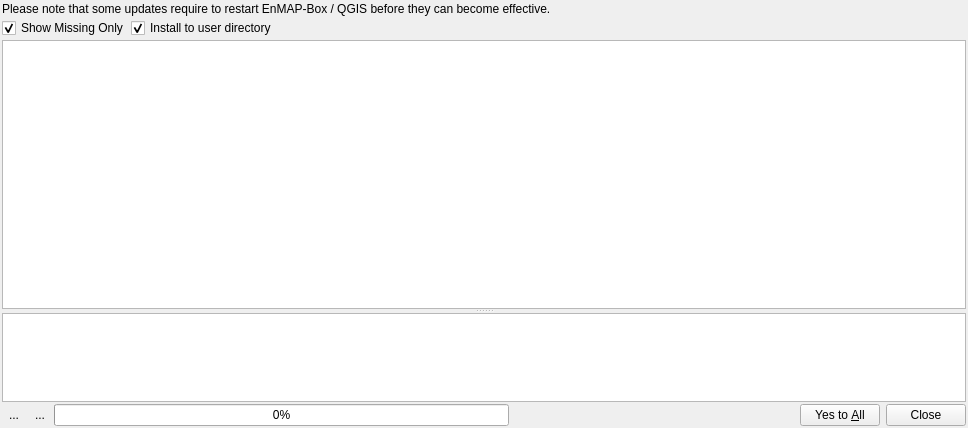
<?xml version="1.0" encoding="UTF-8"?>
<ui version="4.0">
 <class>PIPPackageInstallerWidget</class>
 <widget class="QWidget" name="PIPPackageInstallerWidget">
  <property name="geometry">
   <rect>
    <x>0</x>
    <y>0</y>
    <width>968</width>
    <height>428</height>
   </rect>
  </property>
  <property name="windowTitle">
   <string>PIP Package Installer</string>
  </property>
  <layout class="QVBoxLayout" name="verticalLayout">
   <property name="spacing">
    <number>2</number>
   </property>
   <property name="leftMargin">
    <number>2</number>
   </property>
   <property name="topMargin">
    <number>2</number>
   </property>
   <property name="rightMargin">
    <number>2</number>
   </property>
   <property name="bottomMargin">
    <number>2</number>
   </property>
   <item>
    <widget class="QLabel" name="label">
     <property name="text">
      <string>Please note that some updates require to restart EnMAP-Box / QGIS before they can become effective.</string>
     </property>
    </widget>
   </item>
   <item>
    <layout class="QHBoxLayout" name="horizontalLayout">
     <property name="spacing">
      <number>2</number>
     </property>
     <property name="topMargin">
      <number>0</number>
     </property>
     <item>
      <widget class="QCheckBox" name="cbMissingOnly">
       <property name="text">
        <string>Show Missing Only</string>
       </property>
       <property name="checked">
        <bool>true</bool>
       </property>
      </widget>
     </item>
     <item>
      <widget class="QCheckBox" name="cbUser">
       <property name="enabled">
        <bool>true</bool>
       </property>
       <property name="text">
        <string>Install to user directory</string>
       </property>
       <property name="checked">
        <bool>true</bool>
       </property>
      </widget>
     </item>
     <item>
      <spacer name="horizontalSpacer">
       <property name="orientation">
        <enum>Qt::Orientation::Horizontal</enum>
       </property>
       <property name="sizeHint" stdset="0">
        <size>
         <width>40</width>
         <height>20</height>
        </size>
       </property>
      </spacer>
     </item>
    </layout>
   </item>
   <item>
    <widget class="QSplitter" name="splitter">
     <property name="orientation">
      <enum>Qt::Orientation::Vertical</enum>
     </property>
     <widget class="PIPPackageInstallerTableView" name="tableView">
      <property name="sizePolicy">
       <sizepolicy hsizetype="Expanding" vsizetype="Preferred">
        <horstretch>0</horstretch>
        <verstretch>3</verstretch>
       </sizepolicy>
      </property>
      <property name="selectionBehavior">
       <enum>QAbstractItemView::SelectionBehavior::SelectRows</enum>
      </property>
      <property name="wordWrap">
       <bool>false</bool>
      </property>
      <attribute name="horizontalHeaderStretchLastSection">
       <bool>true</bool>
      </attribute>
      <attribute name="verticalHeaderVisible">
       <bool>false</bool>
      </attribute>
     </widget>
     <widget class="QTextBrowser" name="textBrowser">
      <property name="sizePolicy">
       <sizepolicy hsizetype="Expanding" vsizetype="Preferred">
        <horstretch>0</horstretch>
        <verstretch>1</verstretch>
       </sizepolicy>
      </property>
      <property name="openExternalLinks">
       <bool>true</bool>
      </property>
     </widget>
    </widget>
   </item>
   <item>
    <layout class="QHBoxLayout" name="horizontalLayout_2">
     <property name="spacing">
      <number>2</number>
     </property>
     <property name="topMargin">
      <number>0</number>
     </property>
     <item>
      <widget class="QToolButton" name="btnClearConsole">
       <property name="text">
        <string>...</string>
       </property>
       <property name="icon">
        <iconset>
         <normaloff>:/images/themes/default/console/iconClearConsole.svg</normaloff>:/images/themes/default/console/iconClearConsole.svg</iconset>
       </property>
       <property name="autoRaise">
        <bool>true</bool>
       </property>
      </widget>
     </item>
     <item>
      <widget class="QToolButton" name="btnCopyConsole">
       <property name="text">
        <string>...</string>
       </property>
       <property name="icon">
        <iconset>
         <normaloff>:/images/themes/default/mActionEditCopy.svg</normaloff>:/images/themes/default/mActionEditCopy.svg</iconset>
       </property>
       <property name="autoRaise">
        <bool>true</bool>
       </property>
      </widget>
     </item>
     <item>
      <widget class="QProgressBar" name="progressBar">
       <property name="value">
        <number>0</number>
       </property>
      </widget>
     </item>
     <item>
      <widget class="QDialogButtonBox" name="buttonBox">
       <property name="standardButtons">
        <set>QDialogButtonBox::Close|QDialogButtonBox::YesToAll</set>
       </property>
      </widget>
     </item>
    </layout>
   </item>
  </layout>
  <action name="actionClearConsole">
   <property name="icon">
    <iconset>
     <normaloff>:/images/themes/default/console/iconClearConsole.svg</normaloff>:/images/themes/default/console/iconClearConsole.svg</iconset>
   </property>
   <property name="text">
    <string>Clear Console</string>
   </property>
  </action>
  <action name="actionCopyConsole">
   <property name="icon">
    <iconset>
     <normaloff>:/images/themes/default/mActionEditCopy.svg</normaloff>:/images/themes/default/mActionEditCopy.svg</iconset>
   </property>
   <property name="text">
    <string>Copy Console</string>
   </property>
  </action>
 </widget>
 <customwidgets>
  <customwidget>
   <class>PIPPackageInstallerTableView</class>
   <extends>QTableView</extends>
   <header>enmapbox.dependencycheck</header>
  </customwidget>
 </customwidgets>
 <resources>
  <include location="../../../QGIS/images/images.qrc"/>
 </resources>
 <connections/>
</ui>
